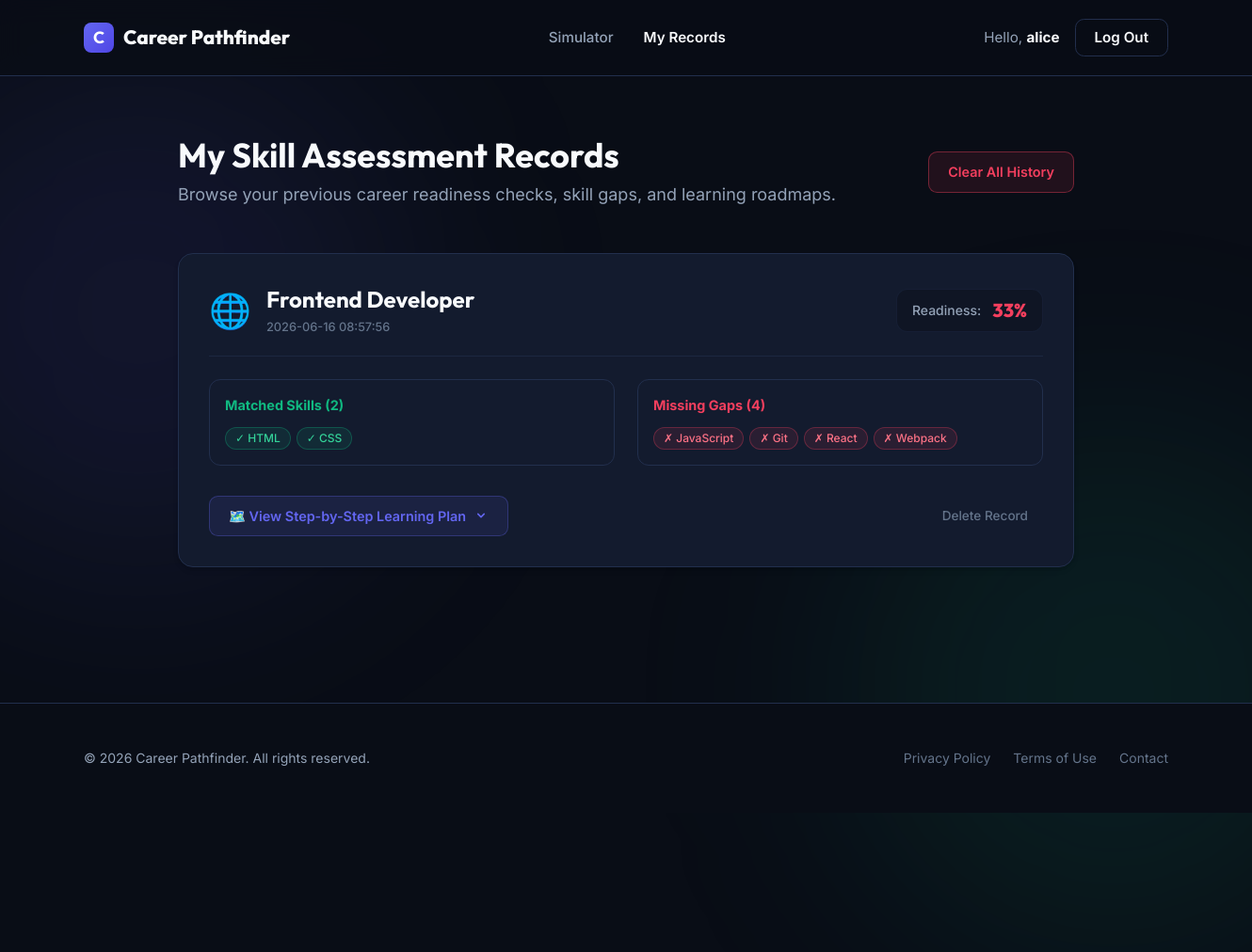
Screenshot of /history (signed in) with the database file from the repository.
### tables this page shows
CREATE TABLE skill_checks (
            id INTEGER PRIMARY KEY AUTOINCREMENT,
            user_id INTEGER,
            career_id TEXT NOT NULL,
            career_title TEXT NOT NULL,
            readiness_score INTEGER NOT NULL,
            user_skills TEXT NOT NULL,
            timestamp DATETIME DEFAULT CURRENT_TIMESTAMP,
            FOREIGN KEY (user_id) REFERENCES users (id),
            FOREIGN KEY (career_id) REFERENCES careers (id)
        );

CREATE TABLE roadmap_steps (
            id INTEGER PRIMARY KEY AUTOINCREMENT,
            career_id TEXT NOT NULL,
            skill TEXT NOT NULL,
            phase TEXT NOT NULL,
            topic TEXT NOT NULL,
            sort_order INTEGER NOT NULL,
            FOREIGN KEY (career_id) REFERENCES careers (id)
        );

### app.py (the view)
@app.route('/history')
def history():
    if 'user_id' not in session:
        return redirect(url_for('auth', next=url_for('history')))
    try:
        conn = get_db_connection()
        cursor = conn.cursor()
        cursor.execute(
            "SELECT id, career_id, career_title, readiness_score, user_skills, timestamp FROM skill_checks WHERE user_id = ? ORDER BY timestamp DESC",
            (session['user_id'],)
        )
        rows = cursor.fetchall()
        import json
        history_records = []
        for row in rows:
            u_skills = json.loads(row['user_skills'])
            cursor.execute(
                "SELECT skill, phase, topic, sort_order FROM roadmap_steps WHERE career_id = ? ORDER BY sort_order",
                (row['career_id'],)
            )
            roadmap_steps = cursor.fetchall()
            matched_skills = []
            missing_skills = []
            processed_roadmap = []
            user_skills_upper = [s.upper() for s in u_skills]
            for step in roadmap_steps:
                skill_name = step['skill']
                skill_name_upper = skill_name.upper()
                is_matched = False
                for u_skill in user_skills_upper:
                    if u_skill == skill_name_upper or u_skill in skill_name_upper or skill_name_upper in u_skill:
                        is_matched = True
                        break
                if is_matched:
                    matched_skills.append(skill_name)
                else:
                    missing_skills.append(skill_name)
                processed_roadmap.append({
                    "skill": skill_name,
                    "phase": step['phase'],
                    "topic": step['topic'],
                    "completed": is_matched
                })
            history_records.append({
                "id": row['id'],
                "career_id": row['career_id'],
                "career_title": row['career_title'],
                "readiness_score": row['readiness_score'],
                "timestamp": row['timestamp'],
                "user_skills": u_skills,
                "matched_skills": matched_skills,
                "missing_skills": missing_skills,
                "roadmap": processed_roadmap
            })
        conn.close()
    except Exception as e:
        history_records = []
        print("History fetch error:", e)
    return render_template(
        'history.html',
        history_records=history_records,
        career_icons=CAREER_ICONS
    )

### app.py (called while the page is built)
def dict_factory(cursor, row):
    d = {}
    for idx, col in enumerate(cursor.description):
        d[col[0]] = row[idx]
    return d

def get_db_connection():
    conn = sqlite3.connect(DATABASE_FILE)
    conn.row_factory = dict_factory
    return conn

### templates/history.html (shortened to what this page needs)
<!DOCTYPE html>
<html lang="en">
<head>
    <script src="https://cdn.tailwindcss.com"></script>
</head>
<body class="bg-bgDark text-textMain font-sans relative overflow-x-hidden min-h-screen">
    <div class="absolute top-[45%] right-[-10%] w-[35rem] h-[35rem] rounded-full bg-success/10 blur-[120px] -z-10 pointer-events-none"></div>
    <header class="border-b border-borderColor bg-bgDark/80 backdrop-blur-md sticky top-0 z-50">
        <div class="max-w-[1200px] mx-auto px-6 flex justify-between items-center h-20">
            <a href="/" class="flex items-center gap-2.5 font-heading font-extrabold text-[1.3rem] text-textMain no-underline">
                <span class="w-8 h-8 bg-gradient-to-br from-primary to-primaryHover rounded-[0.5rem] grid place-items-center text-white font-bold text-[1.1rem]">C</span>
                Career Pathfinder
            </a>
            <nav class="hidden md:flex items-center gap-8">
                <a href="/" class="text-textMuted hover:text-textMain font-medium text-[0.95rem] transition-colors duration-200">Simulator</a>
                <a href="/history" class="text-textMain font-semibold text-[0.95rem] transition-colors duration-200">My Records</a>
            </nav>
            <div class="flex items-center gap-4">
                {% if session.get('username') %}
                    <span class="hidden sm:inline text-textMuted text-[0.95rem]">
                        Hello, <strong class="text-textMain">{{ session.get('username') }}</strong>
                    </span>
                    <a href="/logout" class="border border-borderColor text-textMain font-semibold text-[0.95rem] px-5 py-2 rounded-[0.6rem] hover:bg-danger/10 hover:border-danger/30 transition-all duration-200">Log Out</a>
                {% else %}
                    <a href="/auth" class="bg-primary hover:bg-primaryHover text-white font-semibold text-[0.95rem] px-6 py-2.5 rounded-[0.6rem] transition-all duration-200">Sign In</a>
                {% endif %}
            </div>
        </div>
    </header>
    <main class="max-w-[1000px] mx-auto px-6 py-16">
        <div class="flex flex-col md:flex-row justify-between items-start md:items-center gap-6 mb-12">
            <div>
                <h1 class="font-heading font-bold text-4xl mb-2">My Skill Assessment Records</h1>
                <p class="text-textMuted text-lg">Browse your previous career readiness checks, skill gaps, and learning roadmaps.</p>
            </div>
            {% if history_records %}
                <form action="/clear_history" method="POST" onsubmit="return confirm('Are you sure you want to permanently clear all assessment logs? This cannot be undone.');">
                    <button type="submit" class="border border-danger/40 hover:border-danger bg-danger/10 hover:bg-danger/25 text-danger font-semibold text-[0.9rem] px-5 py-2.5 rounded-[0.6rem] transition-all duration-200">
                        Clear All History
                    </button>
                </form>
            {% endif %}
        </div>
        <div class="flex flex-col gap-8">
            {% if not history_records %}
                <div class="bg-bgCard border border-borderColor rounded-2xl p-12 text-center flex flex-col items-center gap-5 shadow-lg">
                    <div class="w-16 h-16 rounded-full bg-white/5 flex items-center justify-center text-4xl">🗂️</div>
                    <h3 class="font-heading font-bold text-xl">No Records Found</h3>
                    <p class="text-textMuted max-w-sm leading-relaxed">You haven't run any career skill assessments yet. Run your first check to generate a roadmap!</p>
                    <a href="/" class="bg-primary hover:bg-primaryHover text-white font-semibold text-[0.95rem] px-8 py-3 rounded-[0.6rem] transition-all duration-200">
                        Analyze Skill Gap Now
                    </a>
                </div>
            {% else %}
                {% for record in history_records %}
                    <div class="bg-bgCard border border-borderColor rounded-2xl p-6 md:p-8 flex flex-col gap-6 shadow-md relative overflow-hidden">
                        <div class="flex flex-col sm:flex-row sm:items-center justify-between gap-4 border-b border-borderColor/60 pb-5">
                            <div class="flex items-center gap-4">
                                <span class="text-4xl shrink-0">{{ career_icons[record.career_id] or '💼' }}</span>
                                <div>
                                    <h3 class="font-heading font-bold text-2xl text-textMain">{{ record.career_title }}</h3>
                                    <span class="text-[0.8rem] text-textDark font-medium">{{ record.timestamp }}</span>
                                </div>
                            </div>
                            <div class="flex items-center gap-3 self-start sm:self-auto bg-black/20 border border-borderColor/40 rounded-xl px-4 py-2">
                                <span class="text-textMuted font-medium text-sm">Readiness:</span>
                                <span class="font-heading font-extrabold text-xl {% if record.readiness_score >= 80 %}text-success{% elif record.readiness_score >= 40 %}text-warning{% else %}text-danger{% endif %}">
                                    {{ record.readiness_score }}%
                                </span>
                            </div>
                        </div>
                        <div class="grid grid-cols-1 md:grid-cols-2 gap-6">
                            <div class="bg-white/1 border border-borderColor rounded-xl p-4 flex flex-col gap-3">
                                <span class="text-[0.9rem] font-bold text-success flex items-center gap-2">
                                    Matched Skills ({{ record.matched_skills | length }})
                                </span>
                                <div class="flex flex-wrap gap-1.5">
                                    {% if not record.matched_skills %}
                                        <span class="text-[0.8rem] text-textDark italic">None matching at this check.</span>
                                    {% else %}
                                        {% for skill in record.matched_skills %}
                                            <span class="text-[0.75rem] px-2.5 py-0.5 rounded-full font-medium bg-success/10 border border-success/30 text-emerald-400">✓ {{ skill }}</span>
                                        {% endfor %}
                                    {% endif %}
                                </div>
                            </div>
                            <div class="bg-white/1 border border-borderColor rounded-xl p-4 flex flex-col gap-3">
                                <span class="text-[0.9rem] font-bold text-danger flex items-center gap-2">
                                    Missing Gaps ({{ record.missing_skills | length }})
                                </span>
                                <div class="flex flex-wrap gap-1.5">
                                    {% if not record.missing_skills %}
                                        <span class="text-[0.75rem] text-emerald-400 font-semibold">Ready! No gaps remaining.</span>
                                    {% else %}
                                        {% for skill in record.missing_skills %}
                                            <span class="text-[0.75rem] px-2.5 py-0.5 rounded-full font-medium bg-danger/10 border border-danger/30 text-rose-400">✗ {{ skill }}</span>
                                        {% endfor %}
                                    {% endif %}
                                </div>
                            </div>
                        </div>
                        <div class="flex flex-wrap justify-between items-center gap-4 mt-2">
                            <button type="button" class="roadmap-toggle-btn bg-primary/10 hover:bg-primary/20 border border-primary/30 text-primary font-semibold text-[0.9rem] px-5 py-2.5 rounded-[0.6rem] transition-all duration-200 flex items-center gap-2" data-record-id="{{ record.id }}">
                                🗺️ View Step-by-Step Learning Plan
                                <svg id="chevron-{{ record.id }}" class="w-4 h-4 fill-current transition-transform duration-300" xmlns="http://www.w3.org/2000/svg" viewBox="0 0 20 20">
                                    <path d="M5.293 7.293a1 1 0 011.414 0L10 10.586l3.293-3.293a1 1 0 111.414 1.414l-4 4a1 1 0 01-1.414 0l-4-4a1 1 0 010-1.414z"/>
                                </svg>
                            </button>
                            <form action="/delete_history/{{ record.id }}" method="POST" onsubmit="return confirm('Delete this record permanently?');">
                                <button type="submit" class="text-textDark hover:text-danger hover:bg-danger/10 font-medium text-[0.85rem] px-4 py-2 rounded-[0.5rem] transition-all duration-200">
                                    Delete Record
                                </button>
                            </form>
                        </div>
                    </div>
                {% endfor %}
            {% endif %}
        </div>
    </main>
    <footer class="border-t border-borderColor py-12 mt-20 bg-bgDark">
        <div class="max-w-[1200px] mx-auto px-6 flex flex-col md:flex-row justify-between items-center gap-6">
            <p class="text-sm text-textMuted">&copy; 2026 Career Pathfinder. All rights reserved.</p>
            <div class="flex gap-6">
                <a href="#" class="text-sm text-textDark hover:text-textMuted transition-colors duration-200">Privacy Policy</a>
                <a href="#" class="text-sm text-textDark hover:text-textMuted transition-colors duration-200">Terms of Use</a>
                <a href="#" class="text-sm text-textDark hover:text-textMuted transition-colors duration-200">Contact</a>
            </div>
        </div>
    </footer>
</body>
</html>

### rows the page displays
skill_checks: career_icons "🌐", career_title "Frontend Developer", timestamp "2026-06-16 08:57:56", readiness_score "33", matched_skills|length "2", missing_skills|length "4"
roadmap_steps: skill "HTML"
roadmap_steps: skill "CSS"
roadmap_steps: skill "JavaScript"
roadmap_steps: skill "Git"
roadmap_steps: skill "React"
roadmap_steps: skill "Webpack"

### other values shown
{{ session.get('username') }} "alice"
